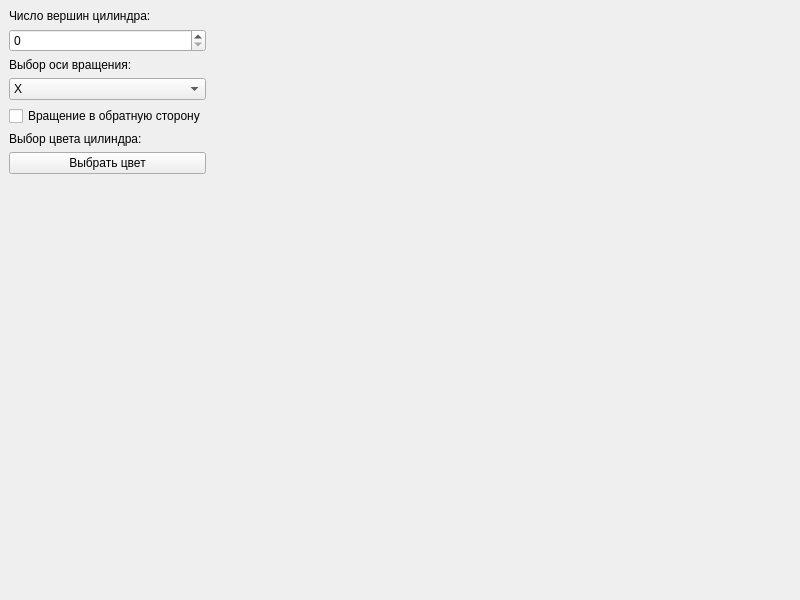
<?xml version="1.0" encoding="UTF-8"?>
<ui version="4.0">
 <class>MainWindow</class>
 <widget class="QMainWindow" name="MainWindow">
  <property name="geometry">
   <rect>
    <x>0</x>
    <y>0</y>
    <width>800</width>
    <height>600</height>
   </rect>
  </property>
  <property name="minimumSize">
   <size>
    <width>800</width>
    <height>600</height>
   </size>
  </property>
  <property name="windowTitle">
   <string>TestTask</string>
  </property>
  <widget class="QWidget" name="centralwidget">
   <layout class="QHBoxLayout" name="horizontalLayout">
    <item>
     <layout class="QVBoxLayout" name="verticalLayout_2">
      <item>
       <layout class="QVBoxLayout" name="verticalLayout">
        <item>
         <widget class="QLabel" name="vertex_count_label">
          <property name="text">
           <string>Число вершин цилиндра:</string>
          </property>
         </widget>
        </item>
        <item>
         <widget class="QSpinBox" name="vertex_count"/>
        </item>
        <item>
         <widget class="QLabel" name="rotation_axis_label">
          <property name="text">
           <string>Выбор оси вращения:</string>
          </property>
         </widget>
        </item>
        <item>
         <widget class="QComboBox" name="rotation_axis">
          <item>
           <property name="text">
            <string>X</string>
           </property>
          </item>
          <item>
           <property name="text">
            <string>Y</string>
           </property>
          </item>
          <item>
           <property name="text">
            <string>Z</string>
           </property>
          </item>
         </widget>
        </item>
        <item>
         <widget class="QCheckBox" name="reverse_rotate">
          <property name="text">
           <string>Вращение в обратную сторону</string>
          </property>
         </widget>
        </item>
        <item>
         <widget class="QLabel" name="choose_color_label">
          <property name="text">
           <string>Выбор цвета цилиндра:</string>
          </property>
         </widget>
        </item>
        <item>
         <widget class="QPushButton" name="choose_color">
          <property name="text">
           <string>Выбрать цвет</string>
          </property>
         </widget>
        </item>
        <item>
         <spacer name="verticalSpacer">
          <property name="orientation">
           <enum>Qt::Vertical</enum>
          </property>
          <property name="sizeHint" stdset="0">
           <size>
            <width>20</width>
            <height>40</height>
           </size>
          </property>
         </spacer>
        </item>
       </layout>
      </item>
     </layout>
    </item>
    <item>
     <widget class="GLWidget" name="GLwidget" native="true">
      <property name="sizePolicy">
       <sizepolicy hsizetype="Expanding" vsizetype="Preferred">
        <horstretch>0</horstretch>
        <verstretch>0</verstretch>
       </sizepolicy>
      </property>
     </widget>
    </item>
   </layout>
  </widget>
 </widget>
 <customwidgets>
  <customwidget>
   <class>GLWidget</class>
   <extends>QWidget</extends>
   <header>glwidget.h</header>
   <container>1</container>
  </customwidget>
 </customwidgets>
 <resources/>
 <connections/>
</ui>
